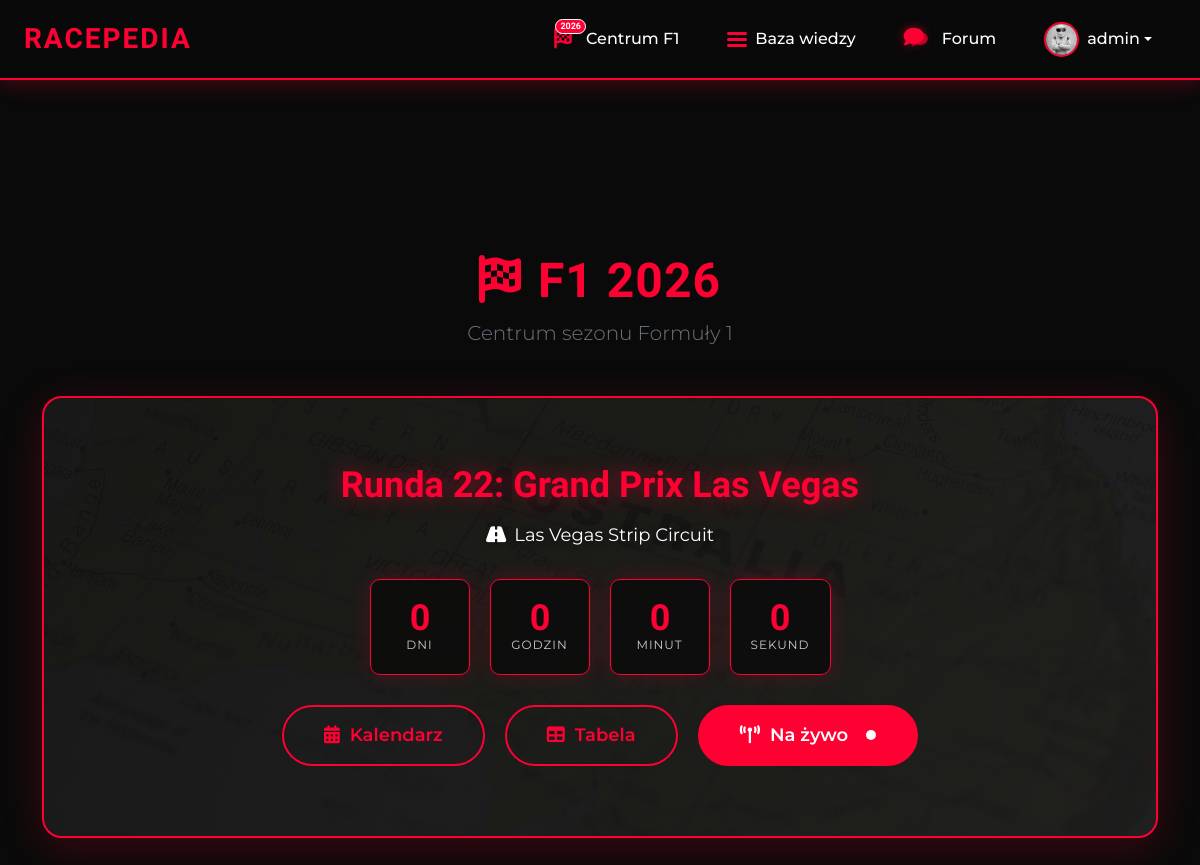
Page /centrum_f1_2026.php (signed in) on the committed database.
### tables this page shows
CREATE TABLE `f1_races_2026` (
  `id` int NOT NULL,
  `round` int NOT NULL,
  `grand_prix` varchar(100) NOT NULL,
  `circuit` varchar(100) NOT NULL,
  `country` varchar(50) NOT NULL,
  `flag_code` varchar(5) DEFAULT NULL,
  `date` date NOT NULL,
  `qualifying_date` date DEFAULT NULL,
  `sprint_date` date DEFAULT NULL,
  `status` enum('upcoming','completed','ongoing') DEFAULT 'upcoming',
  `winner_driver_id` int DEFAULT NULL,
  `winner_team_id` int DEFAULT NULL,
  `created_at` timestamp NULL DEFAULT CURRENT_TIMESTAMP,
  `updated_at` timestamp NULL DEFAULT NULL ON UPDATE CURRENT_TIMESTAMP
);

### centrum_f1_2026.php (the view, shortened to what this page needs)
<?php
include "backend/config.php";
$nextRace = $conn->query("
    SELECT r.*,
           DATEDIFF(r.date, CURDATE()) as days_until
    FROM f1_races_2026 r
    WHERE r.date >= CURDATE()
    ORDER BY r.date ASC
    LIMIT 1
")->fetch_assoc();
?>
<!DOCTYPE html>
<html lang="pl">
<head>
    <link href="https://cdn.jsdelivr.net/npm/bootstrap@5.3.2/dist/css/bootstrap.min.css" rel="stylesheet">
    <link rel="stylesheet" href="https://cdnjs.cloudflare.com/ajax/libs/font-awesome/6.4.2/css/all.min.css">
    <link rel="stylesheet" href="https://cdn.jsdelivr.net/gh/lipis/flag-icons@6.6.6/css/flag-icons.min.css">
    <?php include "components/styles.php"; ?>
</head>
<body>
<?php include "components/navbar.php"; ?>
<div class="container mt-5 pt-5">
    <div class="text-center mb-5">
        <h1 style="font-family: 'Orbitron'; font-size: 48px; font-weight: 800; color: #ff0033;">
            <i class="fas fa-flag-checkered me-3"></i>F1 2026
        </h1>
        <p class="lead text-secondary">Centrum sezonu Formuły 1</p>
    </div>
    <?php if($nextRace): ?>
    <div class="next-race-hero text-center">
        <div>
            <div class="next-race-title">
                Runda <?= $nextRace['round'] ?>: <?= $nextRace['grand_prix'] ?>
            </div>
            <div class="next-race-circuit">
                <i class="fas fa-road me-2"></i><?= $nextRace['circuit'] ?>
            </div>
            <div class="countdown-container" id="countdown">
                <div class="countdown-box">
                    <div class="countdown-number" id="days">0</div>
                    <div class="countdown-label">Dni</div>
                </div>
                <div class="countdown-box">
                    <div class="countdown-number" id="hours">0</div>
                    <div class="countdown-label">Godzin</div>
                </div>
                <div class="countdown-box">
                    <div class="countdown-number" id="minutes">0</div>
                    <div class="countdown-label">Minut</div>
                </div>
                <div class="countdown-box">
                    <div class="countdown-number" id="seconds">0</div>
                    <div class="countdown-label">Sekund</div>
                </div>
            </div>
            <div class="action-buttons">
                <button class="action-btn" onclick="toggleSection('calendar')">
                    <i class="fas fa-calendar-alt"></i>
                    Kalendarz
                </button>
                <button class="action-btn" onclick="showTablesSection()">
                    <i class="fas fa-table"></i>
                    Tabela
                </button>
                <a href="live.php" class="action-btn live-btn">
                    <i class="fas fa-broadcast-tower"></i>
                    Na żywo
                    <span class="live-dot"></span>
                </a>
            </div>
        </div>
    </div>
    <?php endif; ?>
</div>
</body>
</html>

### components/styles.php (style rules this page uses)
:root { --bg-primary: #0a0a0a; --bg-secondary: #111111; --bg-card: #111111; --accent-red: #ff0033; --accent-red-hover: #ff1a47; --accent-red-transparent: rgba(255, 0, 51, 0.2); --text-primary: #ffffff; --text-secondary: #cccccc; --border-color: rgba(255, 0, 51, 0.3); --glass-bg: rgba(17, 17, 17, 0.8); --glass-border: rgba(255, 0, 51, 0.2); }
body { background: var(--bg-primary); color: var(--text-primary); font-family: 'Montserrat', sans-serif; min-height: 100vh; padding-top: 76px; }
h1, h2, h3, h4, h5, h6, .logo, .brand-text { font-family: 'Orbitron', sans-serif; letter-spacing: 1px; }

### centrum_f1_2026.php (style rules this page uses)
:root { --hero-background: url('assets/hero_f1.png'); }
.next-race-hero { background: linear-gradient(135deg, rgba(17, 17, 17, 0.95) 0%, rgba(26, 26, 26, 0.95) 100%), var(--hero-background) center/cover fixed; border: 2px solid #ff0033; border-radius: 20px; padding: 40px; margin: 30px 0 50px 0; position: relative; overflow: hidden; box-shadow: 0 10px 40px rgba(255, 0, 51, 0.2); backdrop-filter: blur(5px); min-height: 400px; display: flex; align-items: center; justify-content: center; }
.next-race-hero::before { content: ''; position: absolute; top: -50%; right: -50%; width: 200px; height: 200px; background: radial-gradient(circle, rgba(255,0,51,0.2) 0%, transparent 70%); border-radius: 50%; animation: pulse 3s infinite; }
.next-race-title { font-family: 'Orbitron', sans-serif; font-size: 36px; font-weight: 800; color: #ff0033; margin-bottom: 10px; text-shadow: 0 0 20px rgba(255,0,51,0.5); }
.next-race-circuit { font-size: 18px; color: #fff; margin-bottom: 20px; text-shadow: 0 0 10px rgba(0,0,0,0.5); }
.countdown-container { display: flex; gap: 20px; justify-content: center; margin: 30px 0; }
.countdown-box { background: rgba(10, 10, 10, 0.8); backdrop-filter: blur(5px); border: 1px solid #ff0033; border-radius: 10px; padding: 20px; min-width: 100px; text-align: center; box-shadow: 0 0 20px rgba(255,0,51,0.2); }
.countdown-number { font-family: 'Orbitron', sans-serif; font-size: 36px; font-weight: 800; color: #ff0033; line-height: 1; }
.countdown-label { font-size: 12px; color: #ccc; text-transform: uppercase; letter-spacing: 1px; }
.action-buttons { display: flex; gap: 20px; justify-content: center; margin: 30px 0; flex-wrap: wrap; }
.action-btn { background: transparent; border: 2px solid #ff0033; color: #ff0033; padding: 15px 40px; font-size: 18px; font-weight: 600; border-radius: 50px; cursor: pointer; transition: all 0.3s ease; display: flex; align-items: center; gap: 10px; }
.live-btn { background: #ff0033; color: white; border-color: #ff0033; position: relative; animation: pulse-live 2s infinite; text-decoration: none; }
.live-dot { display: inline-block; width: 10px; height: 10px; background: white; border-radius: 50%; margin-left: 8px; animation: blink 1s infinite; }

### rows in the picture
f1_races_2026: round "22", grand_prix "Grand Prix Las Vegas", circuit "Las Vegas Strip Circuit"

### other values in the picture
$username "admin"
